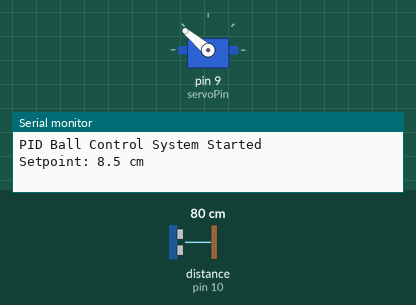
Simulated run of this sketch. Board: Arduino Uno, built with avr-gcc and run on an emulated ATmega328P. On the bench: servo, the last lines printed to the serial monitor. The inputs (shaded band) are chosen by the test bench; at power-on: distance to the obstacle (sensor on pin 10) 80 cm. The echo pulse lasts 58.3 µs per cm.

Above: at 2.2 s.
2.3 s: distance to the obstacle (sensor on pin 10) set to 18 cm
3.8 s: distance to the obstacle (sensor on pin 10) set to 14 cm
At 6.63 s:
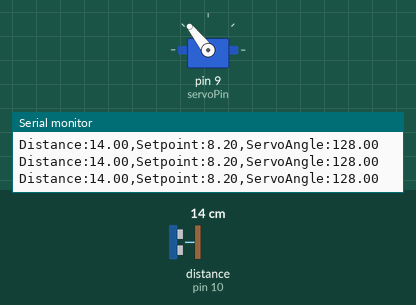
6.8 s: distance to the obstacle (sensor on pin 10) set to 2 cm
At 17.4 s:
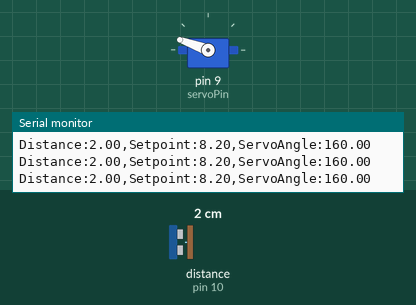
Timing chart, 0 to 17.7 s (numbered marks = the images above; inputs shaded):
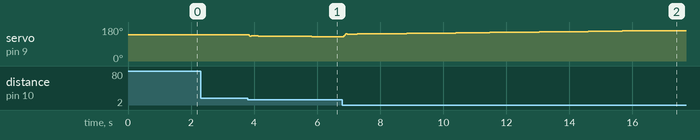

Measured:
- the behaviour switches between 17 and 16 cm on distance to the obstacle (sensor on pin 10) (found by bisection; images 0 and 1)
- after the input at 2.3 s, every drawn part: stays the same

The sketch:

ball_control.ino
```cpp
#include <Arduino.h>
#include <NewPing.h>
#include <Servo.h>

// Pin definitions
const int trigPin = 11;  // HC-SR04 trigger pin
const int echoPin = 10;  // HC-SR04 echo pin
const int servoPin = 9;  // Servo motor pin

// Beam length (maximum valid distance in cm for ultrasonic sensor)
const double beam_length_cm = 16.4;  // Maximum distance for ultrasonic sensor

// NewPing object for ultrasonic sensor
NewPing sonar(trigPin, echoPin, beam_length_cm);

// Servo limits (adjust based on your setup)
double servo_lower_lim_deg = 120;
double servo_upper_lim_deg = 160;
double old_tilt_deg = 140;  // Start at center position

// PID variables
double setpoint_cm =
    8.2;  // Target distance (ball in middle of beam, adjusted for true center)
double cumulative_error = 0;
double previous_error = 0;

// PID gains (tune these values for your system)
double Kp = 2.4;
double Ki = 0.03;
double Kd = 0.3;

Servo myservo;

void setup() {
  Serial.begin(9600);

  // Initialize ultrasonic sensor pins
  pinMode(trigPin, OUTPUT);
  pinMode(echoPin, INPUT);

  // Initialize servo
  myservo.attach(servoPin);
  myservo.write(140);  // Start at center position

  delay(1000);  // Give time for servo to reach position
  Serial.println("PID Ball Control System Started");
  Serial.println("Setpoint: 8.5 cm");
}

void loop() {
  // Read smoothed distance from ultrasonic sensor
  double distance = getSmoothedDistance(5);  // Average of 5 readings

  if (distance > 0 &&
      distance < beam_length_cm) {  // Valid reading range (beam length)
    // Calculate PID output
    double new_tilt_deg = pid(distance);

    // Update servo position gradually
    update_servo(new_tilt_deg, old_tilt_deg, 5);  // 5ms delay between steps
    old_tilt_deg = new_tilt_deg;

    // Print values for monitoring
    Serial.print("Distance:");
    Serial.print(distance);
    Serial.print(",Setpoint:");
    Serial.print(setpoint_cm);
    Serial.print(",ServoAngle:");
    Serial.println(new_tilt_deg);
  }

  delay(20);  // 50 Hz update rate
}
// Returns the average of multiple ultrasonic readings for smoothing
double getSmoothedDistance(int numReadings) {
  double sum = 0;
  int validCount = 0;
  for (int i = 0; i < numReadings; i++) {
    double d = readUltrasonicDistance();
    if (d > 0 && d < beam_length_cm) {  // Only count valid readings
      sum += d;
      validCount++;
    }
    delay(2);  // Short delay between readings
  }
  if (validCount == 0) return 0;  // No valid readings
  return sum / validCount;
}

double readUltrasonicDistance() {
  // Use NewPing library to get distance in cm
  unsigned int distance = sonar.ping_cm();
  return (double)distance;
}

void update_servo(double new_tilt_deg, double old_tilt_deg,
                  double delay_time_ms) {
  // Gradually move servo to new position to avoid jerky movements

  if (new_tilt_deg > old_tilt_deg) {
    for (double pos = old_tilt_deg; pos <= new_tilt_deg; pos += 1) {
      myservo.write(pos);
      delay(delay_time_ms);
    }
  }

  if (new_tilt_deg < old_tilt_deg) {
    for (double pos = old_tilt_deg; pos >= new_tilt_deg; pos -= 1) {
      myservo.write(pos);
      delay(delay_time_ms);
    }
  }
}

double pid(double distance_cm) {
  // Calculate error
  double error = setpoint_cm - distance_cm;

  // Proportional term
  double p_value = error * Kp;

  // Integral term
  cumulative_error += error;
  double i_value = cumulative_error * Ki;

  // Derivative term
  double d_value = (error - previous_error) * Kd;

  // Total PID output
  double pid_value = p_value + i_value + d_value;

  // Update for next iteration
  previous_error = error;

  // Map PID output to servo angle
  double servo_range = servo_upper_lim_deg - servo_lower_lim_deg;
  double new_servo_angle = map(pid_value, -1 * servo_range, servo_range,
                               servo_lower_lim_deg, servo_upper_lim_deg);

  // Constrain servo angle within limits
  if (new_servo_angle > servo_upper_lim_deg) {
    new_servo_angle = servo_upper_lim_deg;
  }

  if (new_servo_angle < servo_lower_lim_deg) {
    new_servo_angle = servo_lower_lim_deg;
  }

  return new_servo_angle;
}
```
